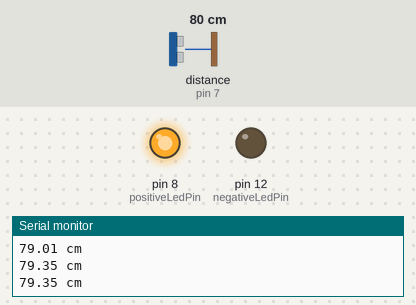
Simulated run of this sketch. Board: Arduino Uno, built with avr-gcc and run on an emulated ATmega328P. Shown: output pins drawn as LEDs (lit = HIGH), the last lines printed to the serial monitor. Wiring (inferred from the names in the program): ultrasonic range finder: trigger pin 4; echo pin 7. Inputs (shaded band) come from the test bench; at power-on: distance to the obstacle (sensor on pin 7) 80 cm. The echo pulse lasts 58.3 µs per cm; pins used as bus, display or sensor lines are not drawn.

Above: at 1.3 s.
1.4 s: distance to the obstacle (sensor on pin 7) set to 12 cm
2.9 s: distance to the obstacle (sensor on pin 7) set to 9 cm
At 4.2 s:
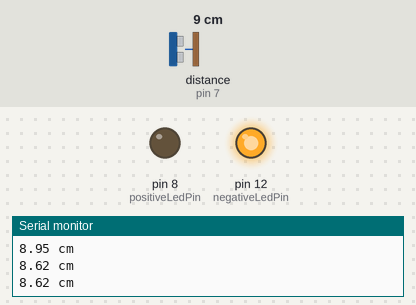
4.5 s: distance to the obstacle (sensor on pin 7) set to 18 cm
At 5.7 s:
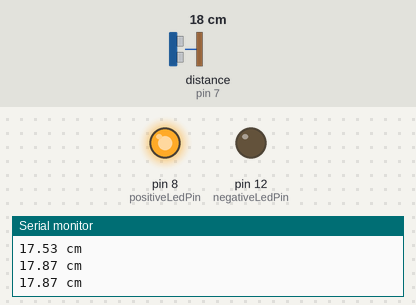
6.0 s: distance to the obstacle (sensor on pin 7) set to 2 cm
At 7.0 s:
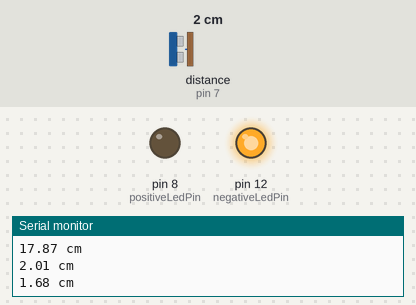
Timing chart, 0 to 8.5 s (numbered marks = the images above; inputs shaded):
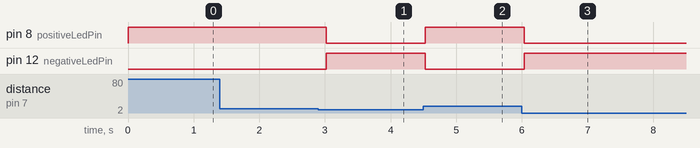

Measured:
- the behaviour switches between 11 and 10 cm on distance to the obstacle (sensor on pin 7) (found by bisection; images 0 and 1)
- after the input at 2.9 s, pin 8 (positiveLedPin): HIGH → LOW after 0.12 s; pin 12 (negativeLedPin): LOW → HIGH after 0.12 s
- after the input at 4.5 s, pin 8 (positiveLedPin): LOW → HIGH at once; pin 12 (negativeLedPin): HIGH → LOW at once
- after the input at 6.0 s, pin 8 (positiveLedPin): HIGH → LOW at once; pin 12 (negativeLedPin): LOW → HIGH at once

The sketch:

distance-sensor.ino
```cpp
const int pulsePin = 7;
const int triggerPin = 4;
const int positiveLedPin = 8;
const int negativeLedPin = 12;
const int trigDelay = 25;
const int negativeThreshold = 10;

void setup() {
  Serial.begin(9600);
  pinMode(positiveLedPin, OUTPUT);
  pinMode(negativeLedPin, OUTPUT);
}

void loop() {
  long duration;
  float distance;

  pinMode(triggerPin, OUTPUT);
  digitalWrite(triggerPin, LOW);
  delayMicroseconds(10);

  digitalWrite(triggerPin, HIGH);
  delayMicroseconds(trigDelay);
  digitalWrite(triggerPin, LOW);

  pinMode(pulsePin, INPUT);
  duration = pulseIn(pulsePin, HIGH);

  // convert time to distance
  distance = duration / 58.8;

  if (distance < negativeThreshold) {
    digitalWrite(positiveLedPin, LOW);
    digitalWrite(negativeLedPin, HIGH);
  } else {
    digitalWrite(negativeLedPin, LOW);
    digitalWrite(positiveLedPin, HIGH);
  }

  Serial.print(distance);
  Serial.println(" cm");

  delay(500);
}
```
